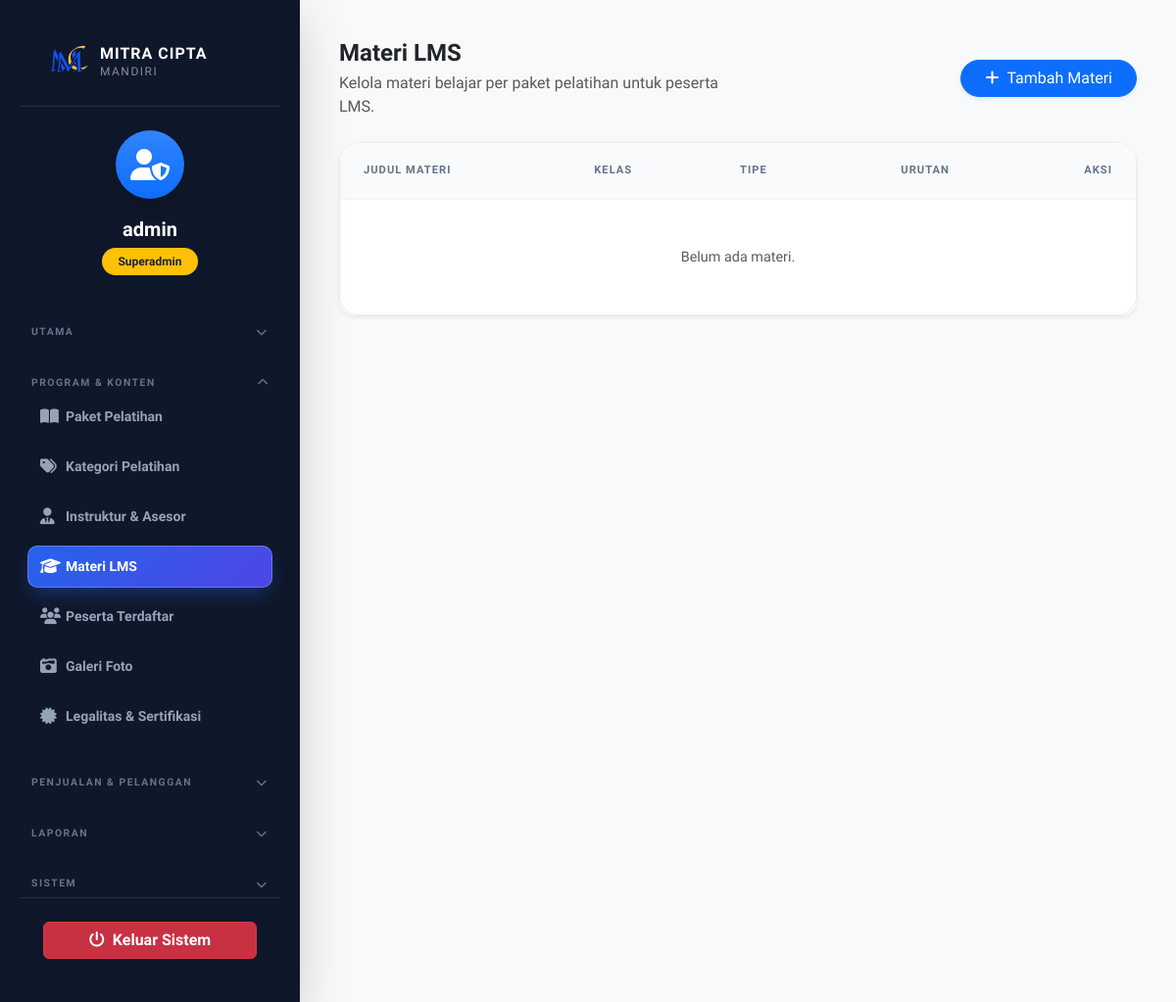
/admin/dashboard.php?page=materials (signed in), run on an earlier commit of the app's database.
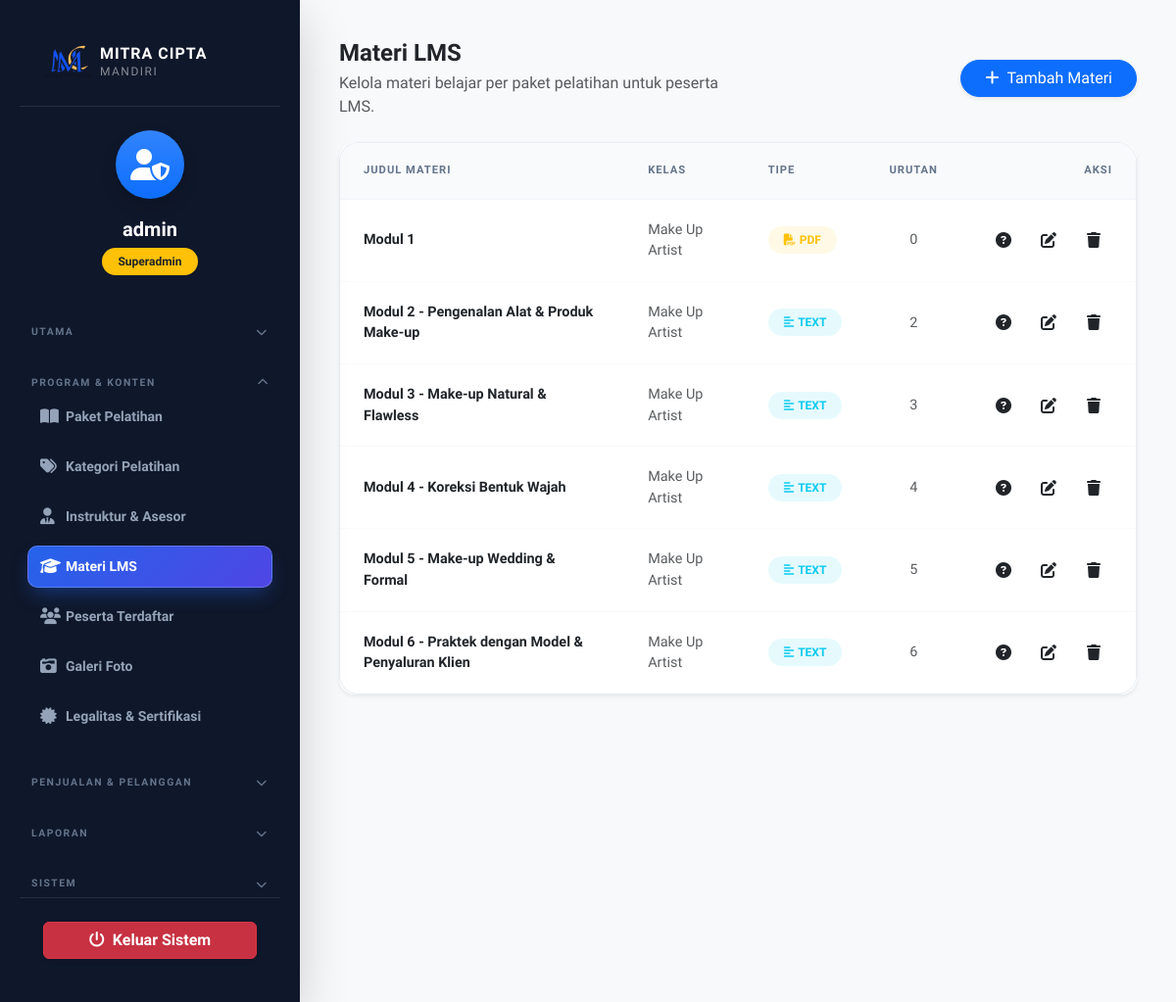
And on a later commit of the database.
### tables this page shows
CREATE TABLE IF NOT EXISTS `materials` (
  `id` int NOT NULL AUTO_INCREMENT,
  `class_id` int NOT NULL,
  `title` varchar(150) NOT NULL,
  `type` enum('video','pdf','text') NOT NULL DEFAULT 'text',
  `content` text NOT NULL,
  `sort_order` int NOT NULL DEFAULT '0',
  `created_at` timestamp NOT NULL DEFAULT CURRENT_TIMESTAMP,
  PRIMARY KEY (`id`)
);

CREATE TABLE IF NOT EXISTS `classes` (
  `id` int NOT NULL AUTO_INCREMENT,
  `name` varchar(100) NOT NULL,
  `start_date` date DEFAULT NULL,
  `category` varchar(50) NOT NULL,
  `description` text NOT NULL,
  `image` varchar(255) NOT NULL,
  `features` text NOT NULL,
  `price` int NOT NULL DEFAULT '500000',
  `created_at` timestamp NOT NULL DEFAULT CURRENT_TIMESTAMP,
  PRIMARY KEY (`id`)
);

### admin/pages/materials.php (the view)
<div class="row align-items-center mb-4 g-3" data-aos="fade-down">
    <div class="col-md-6">
        <h2 class="fw-bold mb-1 text-dark">Materi LMS</h2>
        <p class="text-muted mb-0">Kelola materi belajar per paket pelatihan untuk peserta LMS.</p>
    </div>
    <div class="col-md-6 text-md-end">
        <button class="btn btn-primary px-4 shadow-sm rounded-pill" onclick="resetMaterialForm(); showModal('materialModal');">
            <i class="fas fa-plus me-2"></i>Tambah Materi
        </button>
    </div>
</div>
<div class="card border-0 shadow-sm rounded-4 overflow-hidden">
    <div class="card-body p-0">
        <div class="table-responsive">
            <table class="table align-middle mb-0">
                <thead class="bg-light">
                    <tr>
                        <th class="ps-4">Judul Materi</th>
                        <th>Kelas</th>
                        <th>Tipe</th>
                        <th class="text-center">Urutan</th>
                        <th class="text-end pe-4">Aksi</th>
                    </tr>
                </thead>
                <tbody>
                    <?php if (empty($materials)): ?>
                        <tr><td colspan="5" class="text-center py-5 text-muted">Belum ada materi.</td></tr>
                    <?php else: ?>
                        <?php foreach ($materials as $m): ?>
                            <tr>
                                <td class="ps-4 fw-bold text-dark"><?php echo htmlspecialchars($m['title']); ?></td>
                                <td class="text-muted small"><?php echo htmlspecialchars($m['class_name']); ?></td>
                                <td>
                                    <span class="badge rounded-pill px-3 text-uppercase
                                        <?php echo $m['type'] === 'video' ? 'bg-danger bg-opacity-10 text-danger' : ($m['type'] === 'pdf' ? 'bg-warning bg-opacity-10 text-warning' : 'bg-info bg-opacity-10 text-info'); ?>">
                                        <i class="fas <?php echo $m['type'] === 'video' ? 'fa-video' : ($m['type'] === 'pdf' ? 'fa-file-pdf' : 'fa-align-left'); ?> me-1"></i><?php echo $m['type']; ?>
                                    </span>
                                </td>
                                <td class="text-center text-muted small"><?php echo (int)$m['sort_order']; ?></td>
                                <td class="text-end pe-4">
                                    <div class="d-inline-flex gap-2">
                                        <button class="btn btn-action btn-soft-primary" title="Kelola Quiz" onclick="openQuizManager(<?php echo (int)$m['id']; ?>, '<?php echo htmlspecialchars(addslashes($m['title'])); ?>')"><i class="fas fa-question-circle"></i></button>
                                        <button class="btn btn-action btn-soft-primary" title="Edit" onclick="editMaterial(<?php echo htmlspecialchars(json_encode($m)); ?>)"><i class="fas fa-edit"></i></button>
                                        <button class="btn btn-action btn-soft-danger" title="Hapus" onclick="deleteItem('materials', <?php echo (int)$m['id']; ?>)"><i class="fas fa-trash"></i></button>
                                    </div>
                                </td>
                            </tr>
                        <?php endforeach; ?>
                    <?php endif; ?>
                </tbody>
            </table>
        </div>
    </div>
</div>

What changed in the data, as far as the page shows it:
added materials: title "Modul 1", class.name "Make Up Artist", type "PDF", sort_order "0"
added materials: title "Modul 2 - Pengenalan Alat & Produk Make-up", class.name "Make Up Artist", type "TEXT", sort_order "2"
added materials: title "Modul 3 - Make-up Natural & Flawless", class.name "Make Up Artist", type "TEXT", sort_order "3"
added materials: title "Modul 4 - Koreksi Bentuk Wajah", class.name "Make Up Artist", type "TEXT", sort_order "4"
added materials: title "Modul 5 - Make-up Wedding & Formal", class.name "Make Up Artist", type "TEXT", sort_order "5"
added materials: title "Modul 6 - Praktek dengan Model & Penyaluran Klien", class.name "Make Up Artist", type "TEXT", sort_order "6"
Also different on the page:
text no longer shown: "Belum ada materi."
